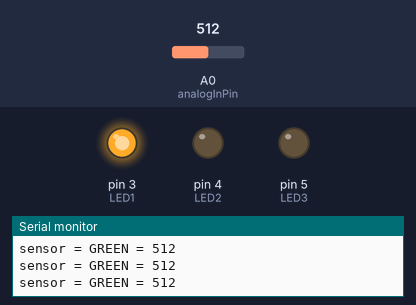
This sketch was run on a simulated Arduino Uno, built with avr-gcc and run on an emulated ATmega328P. Shown: output pins drawn as LEDs (lit = HIGH), the last lines printed to the serial monitor. Inputs (shaded band) come from the test bench; at power-on: A0 (analogInPin) = 512.

Above: at 1.2 s.
1.3 s: A0 (analogInPin) set to 406
2.8 s: A0 (analogInPin) set to 393
At 4.0 s:
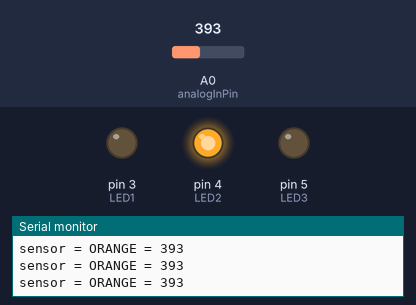
4.3 s: A0 (analogInPin) set to 215
7.3 s: A0 (analogInPin) set to 189
At 8.7 s:
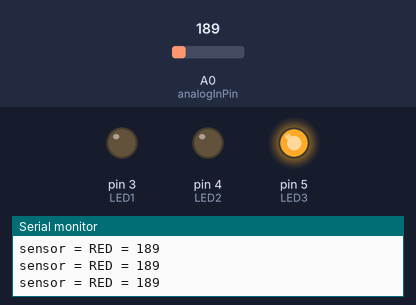
Timing chart, 0 to 9.8 s (numbered marks = the images above; inputs shaded):
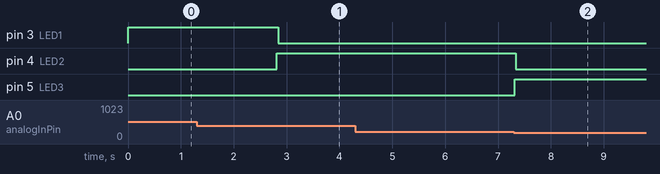

Measured:
- the behaviour switches between 400 and 399 on A0 (analogInPin) (found by bisection; images 0 and 1)
- the behaviour switches between 200 and 199 on A0 (analogInPin) (found by bisection; images 1 and 2)
- after the input at 2.8 s, pin 3 (LED1): HIGH → LOW at once; pin 4 (LED2): LOW → HIGH at once
- after the input at 7.3 s, pin 4 (LED2): HIGH → LOW at once; pin 5 (LED3): LOW → HIGH at once

The sketch:

LIGHT_SENSOR_LEDS.ino
```cpp
// to the pins used:
const int analogInPin = A0;  // Analog input pin that the potentiometer is attached to
const int LED1 = 3; // Analog output pin that the LED is attached to
const int LED2 = 4;
const int LED3 = 5;

int sensorValue = 0;        // value read from the pot
int outputValue = 0;        // value output to the PWM (analog out)

void setup() {
  // initialize serial communications at 9600 bps:
  Serial.begin(9600);

  pinMode(LED1, OUTPUT);
  pinMode(LED2, OUTPUT);
  pinMode(LED3, OUTPUT);
}

void loop() {
  // read the analog in value:
  sensorValue = analogRead(analogInPin);
  // map it to the range of the analog out:
  outputValue = map(sensorValue, 0, 1023, 0, 255);
  // change the analog out value:

  if (sensorValue > 400) {

    digitalWrite(LED1, HIGH);
    // print the results to the serial monitor:
    Serial.print("sensor = GREEN = " );
    Serial.println(sensorValue);
    // Serial.print("\t output = ");
    // Serial.println(outputValue);
    digitalWrite(LED2, LOW);
    digitalWrite(LED3, LOW);

  } else if (sensorValue > 200 && sensorValue < 400) {

    digitalWrite(LED2, HIGH);
    // print the results to the serial monitor:
    Serial.print("sensor = ORANGE = " );
    Serial.println(sensorValue);
    digitalWrite(LED1, LOW);
    digitalWrite(LED3, LOW);

  } else if (sensorValue < 200 ) {

    digitalWrite(LED3, HIGH);
    // print the results to the serial monitor:
    Serial.print("sensor = RED = " );
    Serial.println(sensorValue);

    digitalWrite(LED1, LOW);
    digitalWrite(LED2, LOW);
  }


  // wait 2 milliseconds before the next loop
  // for the analog-to-digital converter to settle
  // after the last reading:
  delay(2);
}
```
